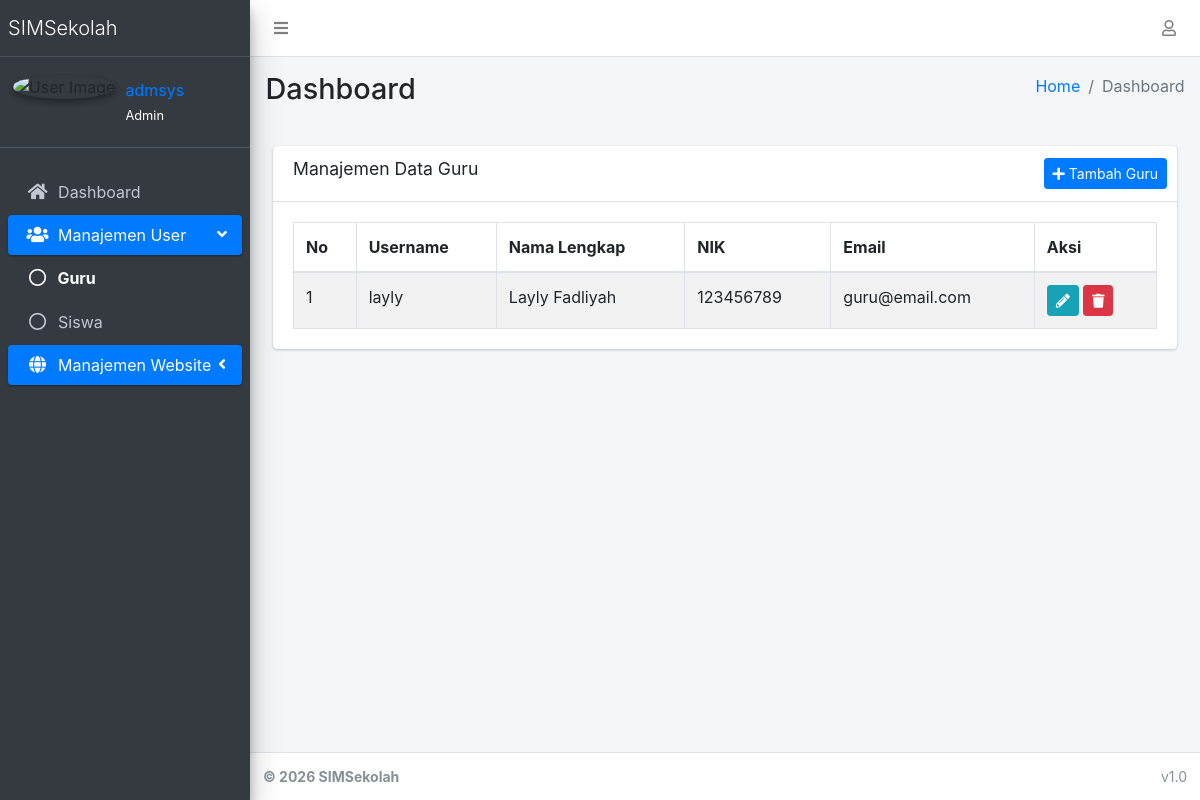
Screenshot of /accounts/teachers/ (signed in) with the database file from the repository.
### apps/accounts/models.py (models this page shows, shortened)
class UserProfile(models.Model):
    GENDER_CHOICES = (
        ('L', 'Laki-laki'),
        ('P', 'Perempuan'),
    )
    user = models.OneToOneField(User, on_delete=models.CASCADE)
    nama_lengkap = models.CharField(max_length=150, blank=True)
    nik = models.CharField(max_length=16, blank=True)
    jenis_kelamin = models.CharField(max_length=1, choices=GENDER_CHOICES, blank=True)
    tempat_lahir = models.CharField(max_length=100, blank=True)
    tanggal_lahir = models.DateField(null=True, blank=True)
    nama_ibu_kandung = models.CharField(max_length=150, blank=True)
    nama_sekolah = models.CharField(max_length=200, blank=True)
    npsn = models.CharField(max_length=20, blank=True)
    alamat_sekolah = models.TextField(blank=True)
    email_unit_kerja = models.EmailField(blank=True)
    alamat_rumah = models.TextField(blank=True)
    no_hp = models.CharField(max_length=20, blank=True)
    email_pribadi = models.EmailField(blank=True)
    pendidikan_terakhir = models.CharField(max_length=100, blank=True)
    jurusan = models.CharField(max_length=100, blank=True)
    gelar = models.CharField(max_length=50, blank=True)
    scan_ktp = models.FileField(upload_to='documents/ktp/', blank=True, null=True)
    scan_kk = models.FileField(upload_to='documents/kk/', blank=True, null=True)
    scan_sk = models.FileField(upload_to='documents/sk/', blank=True, null=True)

class User(AbstractUser):
    role = models.CharField(
        max_length=20,
        choices=(
            ('admin', 'Admin'),
            ('teacher', 'Teacher'),
            ('student', 'Student'),
        ),
        default='student'
    )

### apps/accounts/views.py (the view)
# urls.py: path('teachers/', views.teacher_list, name='teacher_list'),
@admin_only
def teacher_list(request):
    teachers = User.objects.filter(role='teacher')
    return render(request, 'accounts/teacher_list.html', {'teachers': teachers})

### apps/accounts/templatetags/account_tags.py (called while the page is built)
@register.inclusion_tag('accounts/partials/user_info.html', takes_context=True)
def user_profile_info(context):
    request = context['request']
    user = request.user
    return {
        'profile': user.userprofile if user.is_authenticated else None,
        'user': user
    }

### apps/accounts/templates/accounts/teacher_list.html (shortened to what this page needs)
{% extends 'admin/base.html' %}
{% load static %}
{% block content %}
<div class="container-fluid">
    <div class="row">
        <div class="col-12">
            <div class="card">
                <div class="card-header">
                    <h3 class="card-title">Manajemen Data Guru</h3>
                    <div class="card-tools">
                        <a href="{% url 'accounts:teacher_create' %}" class="btn btn-primary btn-sm">
                            <i class="fas fa-plus"></i> Tambah Guru
                        </a>
                    </div>
                </div>
                <div class="card-body">
                    <table id="example1" class="table table-bordered table-striped">
                        <thead>
                            <tr>
                                <th>No</th>
                                <th>Username</th>
                                <th>Nama Lengkap</th>
                                <th>NIK</th>
                                <th>Email</th>
                                <th>Aksi</th>
                            </tr>
                        </thead>
                        <tbody>
                            {% for teacher in teachers %}
                            <tr>
                                <td>{{ forloop.counter }}</td>
                                <td>{{ teacher.username }}</td>
                                <td>{{ teacher.userprofile.nama_lengkap|default:"-" }}</td>
                                <td>{{ teacher.userprofile.nik|default:"-" }}</td>
                                <td>{{ teacher.email }}</td>
                                <td>
                                    <a href="{% url 'accounts:teacher_edit' teacher.pk %}" class="btn btn-info btn-sm">
                                        <i class="fas fa-pencil-alt"></i>
                                    </a>
                                    <button class="btn btn-danger btn-sm" onclick="confirmDelete('{{ teacher.pk }}', '{{ teacher.username }}')">
                                        <i class="fas fa-trash"></i>
                                    </button>
                                </td>
                            </tr>
                            {% empty %}
                            <tr>
                                <td colspan="6" class="text-center">Belum ada data guru.</td>
                            </tr>
                            {% endfor %}
                        </tbody>
                    </table>
                </div>
                </div>
        </div>
    </div>
</div>
{% endblock %}

### apps/accounts/templates/accounts/partials/user_info.html
{% if user.is_authenticated %}
    <div class="user-panel mt-3 pb-3 mb-3 d-flex">
        <div class="image">
            <img src="/static/adminlte/img/user2-160x160.jpg" class="img-circle elevation-2" alt="User Image">
        </div>
        <div class="info">
            <a href="#" class="d-block">{{ profile.nama_lengkap|default:user.username }}</a>
            <small class="text-white">{{ user.role|title }}</small>
        </div>
    </div>
{% endif %}

### rows the page displays
UserProfile: nama_lengkap "admsys"
User: role "Admin"
User: username "layly", userprofile.nama_lengkap "Layly Fadliyah", userprofile.nik "123456789", email "guru@email.com"
